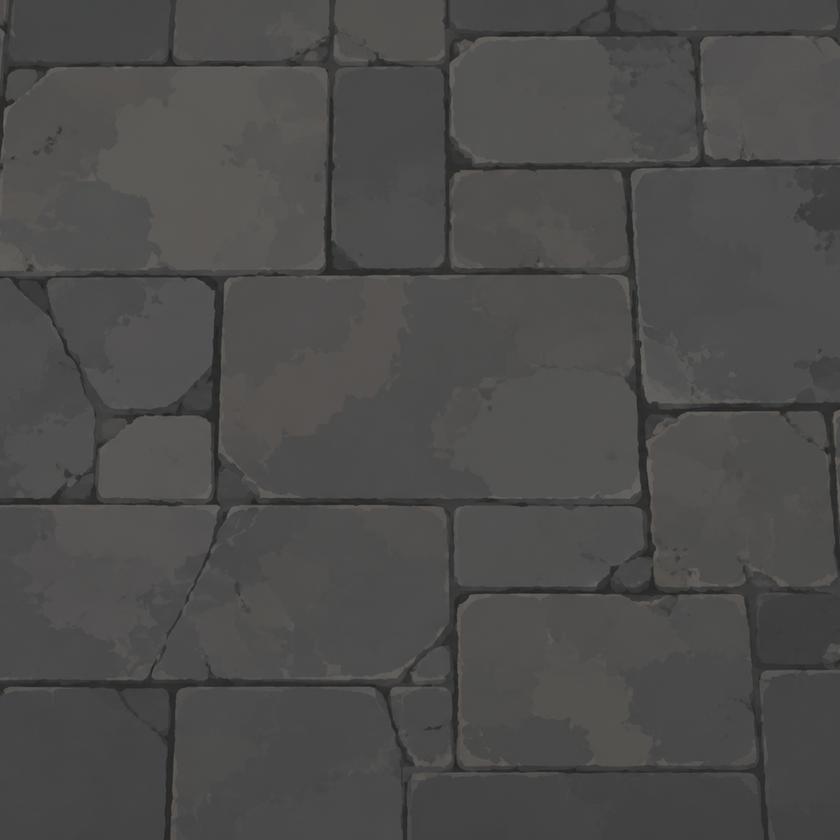
#> input picture art/assets/models/terrain/terrain_map_v001_textured_tex_ground_plaza_tile_v2.png, 840 x 840 px, shrunk from 1024 x 1024 before the run
$ python keyout_flood.py ../art/assets/models/terrain/terrain_map_v001_textured_tex_ground_plaza_tile_v2.png
#> lines starting #> are read from the running program, lines starting #| are printed output that depends on the picture; after the words box and inside, x2 and y2 are one past the last pixel; in counts of white or black regions, pixels touching at a corner belong together
#!/usr/bin/env python3
# -*- coding: utf-8 -*-
"""keyout_flood.py —— 只抠外轮廓的抠图工具（深色资产专用）

与 art_asset_tools.py 的 keyout 的区别：
  keyout     = 全图颜色匹配 -> 主体暗部与底色接近时，会在主体内部打出空洞
  keyout_flood = 从画面四边泛洪 -> 只有"与边界连通"的底色像素会被删，主体内部
                 无论多暗都不会被误删

适用：低模深色角色 / 怪物 / 城墙等"主体暗部与背景同明度区间"的资产。

用法：
  python keyout_flood.py <img> [--bg #1F2227] [--tol 20] [--feather 0] [--out out.png]
  --bg       底色，不给则由四角自动采样
  --tol      颜色容差（欧氏距离，0-441），深色底建议 14-24
  --feather  边缘羽化像素，低模硬边资产建议 0
  --report   打印透明比例与内暗部保护数

依赖：pillow
"""

from __future__ import annotations

import argparse
import sys
from collections import deque
from pathlib import Path

try:
    from PIL import Image
except ImportError:
    sys.stderr.write("需要 pillow：pip install pillow\n")
    raise SystemExit(1)


def parse_hex(s: str) -> tuple[int, int, int]:
    s = s.strip().lstrip("#")
    if len(s) != 6:
        raise ValueError(f"色值格式应为 #RRGGBB：{s}")
    return tuple(int(s[i:i + 2], 16) for i in (0, 2, 4))  # type: ignore[return-value]


def sample_bg(im: Image.Image) -> tuple[int, int, int]:
    """四角 4x4 区域取中位数，避开单个像素噪点。"""
    w, h = im.size
    px = im.load()
    vals = []
    for cx, cy in ((2, 2), (w - 3, 2), (2, h - 3), (w - 3, h - 3)):
        for dx in range(-1, 2):
            for dy in range(-1, 2):
                x = min(max(cx + dx, 0), w - 1)
                y = min(max(cy + dy, 0), h - 1)
                vals.append(px[x, y])
    vals.sort(key=lambda c: c[0] + c[1] + c[2])
    return vals[len(vals) // 2]


def main() -> int:
    ap = argparse.ArgumentParser()
    ap.add_argument("img")
    ap.add_argument("--bg", help="底色 #RRGGBB，缺省自动采样四角")
    ap.add_argument("--tol", type=int, default=20, help="颜色容差，默认 20")
    ap.add_argument("--feather", type=int, default=0, help="边缘羽化像素，默认 0")
    ap.add_argument("--out", help="输出路径，默认 <name>_flood.png")
    ap.add_argument("--report", action="store_true")
    args = ap.parse_args()

    src = Path(args.img)
    if not src.exists():
        sys.stderr.write(f"文件不存在：{src}\n")
        return 1

    im = Image.open(src).convert("RGB")
#> im is the input picture: PIL image 840x840 RGB; mean R, G, B 76.5, 75.7, 74.9
    w, h = im.size
#> w = 840; h = 840
    bg = parse_hex(args.bg) if args.bg else sample_bg(im)
#> after the loop in sample_bg, `for cx, cy in ((2, 2), (w - 3, 2), (2, h - 3), (w - 3, h - 3)):`: vals = 36 items, first 6: (78, 77, 76), (78, 77, 76), (78, 78, 77), (78, 78, 76), (78, 78, 75), (79, 78, 77)
#> bg = (67, 67, 67)
    tol2 = args.tol * args.tol

    px = im.load()
    # 1) 与底色的距离在容差内 -> 候选背景
    near = bytearray(w * h)
    for y in range(h):
        row = y * w
        for x in range(w):
            r, g, b = px[x, y]
            dr, dg, db = r - bg[0], g - bg[1], b - bg[2]
            if dr * dr + dg * dg + db * db <= tol2:
                near[row + x] = 1

    # 2) 只从四边泛洪，标记真正的外部背景
    outside = bytearray(w * h)
    q: deque[int] = deque()
    for x in range(w):
        for y in (0, h - 1):
            i = y * w + x
            if near[i] and not outside[i]:
                outside[i] = 1
                q.append(i)
    for y in range(h):
        for x in (0, w - 1):
            i = y * w + x
            if near[i] and not outside[i]:
                outside[i] = 1
                q.append(i)
    while q:
        i = q.popleft()
        y, x = divmod(i, w)
        for nx, ny in ((x + 1, y), (x - 1, y), (x, y + 1), (x, y - 1)):
            if 0 <= nx < w and 0 <= ny < h:
                j = ny * w + nx
                if near[j] and not outside[j]:
                    outside[j] = 1
                    q.append(j)

    # 3) 生成 alpha
    alpha = Image.new("L", (w, h), 255)
#> alpha: PIL image 840x840 L; every value is 255
    ap_px = alpha.load()
    removed = 0
    for y in range(h):
        row = y * w
        for x in range(w):
            if outside[row + x]:
                ap_px[x, y] = 0
                removed += 1
#> after the loop, removed = 324686

    # 4) 边缘羽化（可选）：外部边缘内缩一圈给半透明
    if args.feather > 0:
        for _ in range(args.feather):
            edge = []
            for y in range(h):
                for x in range(w):
                    if outside[y * w + x]:
                        continue
                    for nx, ny in ((x + 1, y), (x - 1, y), (x, y + 1), (x, y - 1)):
                        if 0 <= nx < w and 0 <= ny < h and outside[ny * w + nx]:
                            edge.append((x, y))
                            break
            for x, y in edge:
                ap_px[x, y] = 160

    out = im.convert("RGBA")
    out.putalpha(alpha)
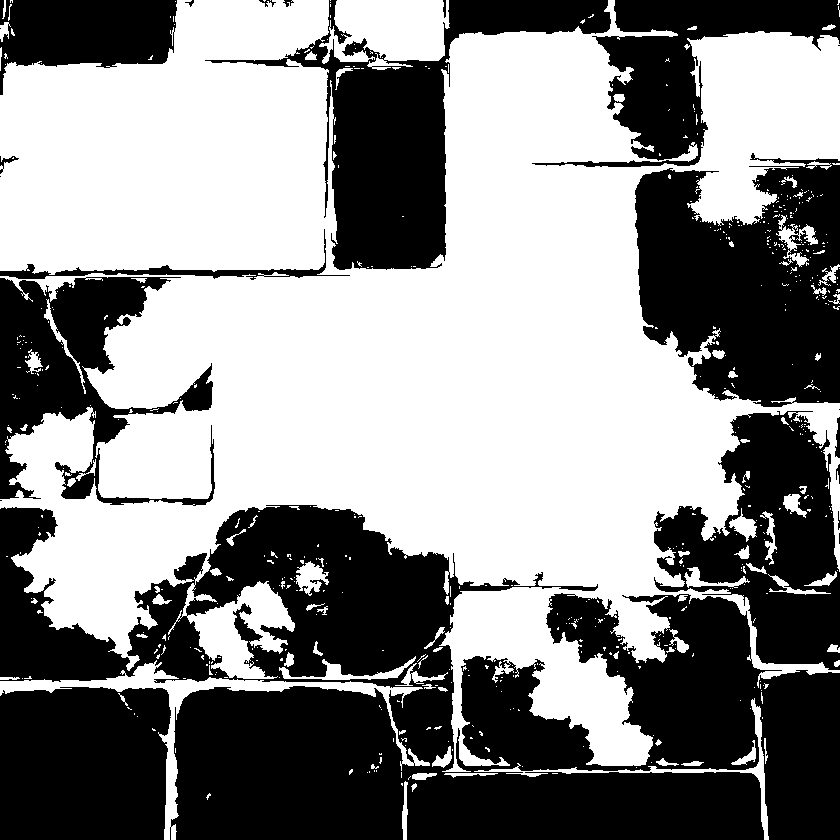
#> alpha: PIL image 840x840 L; 54% white; 23 black regions (6 under 20 px), largest, box (x1, y1, x2, y2) and area: (0, 505, 840, 840) 153947, (635, 153, 840, 407) 38253, (205, 0, 611, 270) 30226
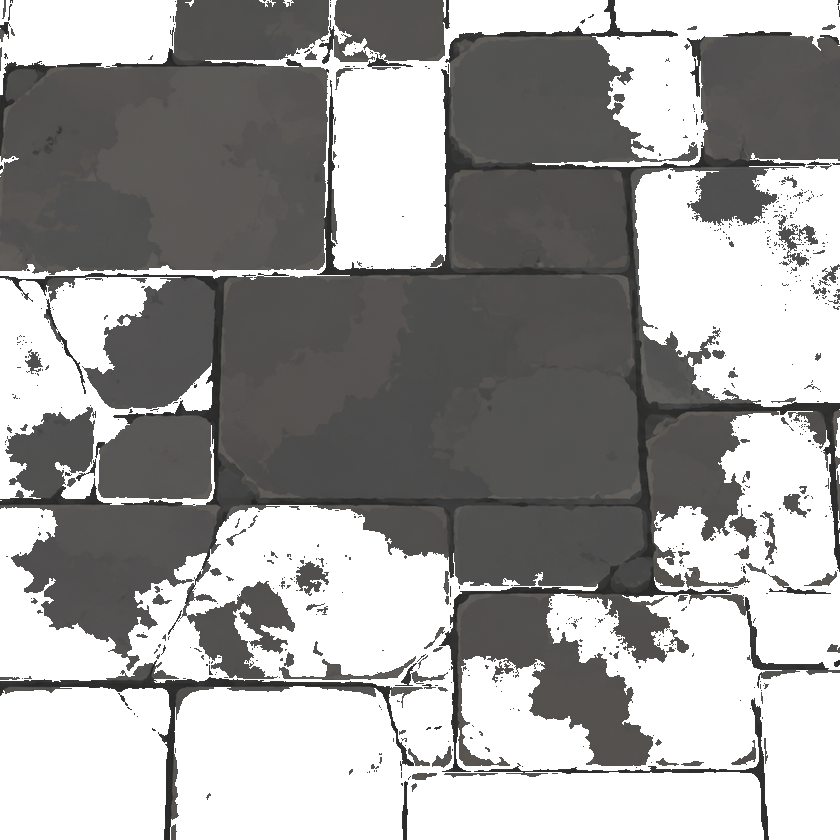
#> out: PIL image 840x840 RGBA; mean R, G, B, A 76.5, 75.7, 74.9, 137.7; transparent parts drawn white

    # 5) 裁掉透明边，保留 2px 缓冲
    bbox = out.getbbox()
#> bbox = (0, 0, 840, 840)
    if bbox:
        x0, y0, x1, y1 = bbox
#> x0 = 0; y0 = 0; x1 = 840; y1 = 840
        out = out.crop((max(x0 - 2, 0), max(y0 - 2, 0), min(x1 + 2, w), min(y1 + 2, h)))

    dst = Path(args.out) if args.out else src.with_name(src.stem + "_flood.png")
    out.save(dst)

    if args.report:
        kept = w * h - removed
        print(f"底色          #{bg[0]:02X}{bg[1]:02X}{bg[2]:02X}（容差 {args.tol}）")
        print(f"透明像素      {removed}  ({removed * 100 / (w * h):.1f}%)")
        print(f"保留主体像素  {kept}  ({kept * 100 / (w * h):.1f}%)")
        print("内部空洞      0（只删与边界连通区域，主体暗部受保护）")
    print(f"✅ 已输出：{dst}  {out.size[0]}x{out.size[1]}")
#| ✅ 已输出：../art/assets/models/terrain/terrain_map_v001_textured_tex_ground_plaza_tile_v2_flood.png  840x840
    return 0


if __name__ == "__main__":
    raise SystemExit(main())
#> (the program exits here)
